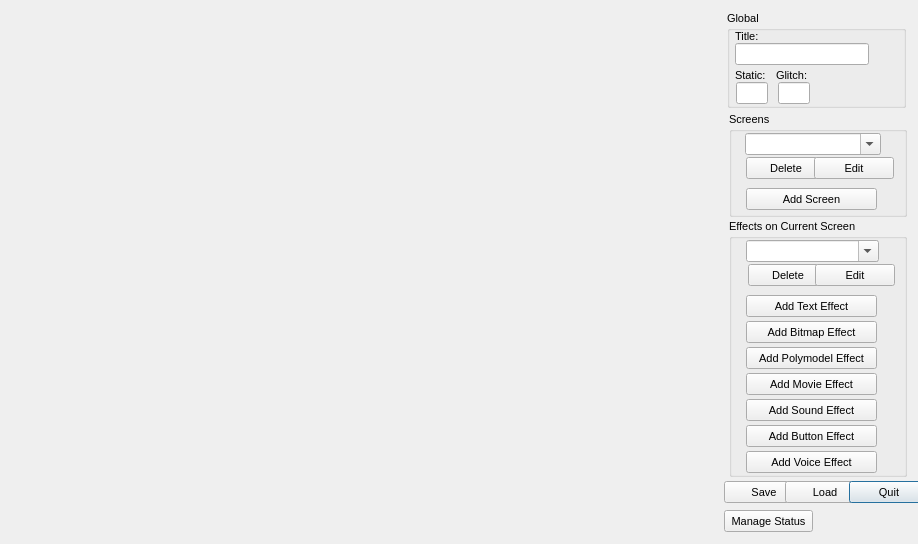
<?xml version="1.0"?>
<ui version="4.0">
  <class>BriefMainDialog</class>
  <widget class="QDialog" name="IDD_BRIEF_MAIN">
    <property name="geometry">
      <rect>
        <x>0</x>
        <y>0</y>
        <width>918</width>
        <height>544</height>
      </rect>
    </property>
    <property name="windowTitle">
      <string>Briefing Editor</string>
    </property>
    <property name="font">
      <font>
        <family>Liberation Sans</family>
        <pointsize>8</pointsize>
        <bold>false</bold>
        <italic>false</italic>
      </font>
    </property>
    <property name="enabled">
      <bool>true</bool>
    </property>
    <property name="windowFlags">
      <set>Qt::Dialog|Qt::WindowCloseButtonHint</set>
    </property>
    <property name="minimumSize">
      <size>
        <width>918</width>
        <height>544</height>
      </size>
    </property>
    <property name="maximumSize">
      <size>
        <width>918</width>
        <height>544</height>
      </size>
    </property>
    <widget class="QGroupBox" name="IDC_STATIC">
      <property name="geometry">
        <rect>
          <x>727</x>
          <y>11</y>
          <width>179</width>
          <height>97</height>
        </rect>
      </property>
      <property name="title">
        <string>Global</string>
      </property>
      <property name="visible">
        <bool>true</bool>
      </property>
      <property name="enabled">
        <bool>true</bool>
      </property>
      <property name="flat">
        <bool>false</bool>
      </property>
      <widget class="QLabel" name="IDC_STATIC_2">
        <property name="geometry">
          <rect>
            <x>8</x>
            <y>19</y>
            <width>51</width>
            <height>13</height>
          </rect>
        </property>
        <property name="text">
          <string>Title:</string>
        </property>
        <property name="visible">
          <bool>true</bool>
        </property>
        <property name="enabled">
          <bool>true</bool>
        </property>
        <property name="alignment">
          <set>Qt::AlignLeft</set>
        </property>
      </widget>
      <widget class="QLineEdit" name="IDC_BRIEF_TITLE">
        <property name="geometry">
          <rect>
            <x>8</x>
            <y>32</y>
            <width>134</width>
            <height>22</height>
          </rect>
        </property>
        <property name="visible">
          <bool>true</bool>
        </property>
        <property name="enabled">
          <bool>true</bool>
        </property>
      </widget>
      <widget class="QLabel" name="IDC_STATIC_3">
        <property name="geometry">
          <rect>
            <x>8</x>
            <y>58</y>
            <width>51</width>
            <height>13</height>
          </rect>
        </property>
        <property name="text">
          <string>Static:</string>
        </property>
        <property name="visible">
          <bool>true</bool>
        </property>
        <property name="enabled">
          <bool>true</bool>
        </property>
        <property name="alignment">
          <set>Qt::AlignLeft</set>
        </property>
      </widget>
      <widget class="QLabel" name="IDC_STATIC_4">
        <property name="geometry">
          <rect>
            <x>49</x>
            <y>58</y>
            <width>51</width>
            <height>13</height>
          </rect>
        </property>
        <property name="text">
          <string>Glitch:</string>
        </property>
        <property name="visible">
          <bool>true</bool>
        </property>
        <property name="enabled">
          <bool>true</bool>
        </property>
        <property name="alignment">
          <set>Qt::AlignLeft</set>
        </property>
      </widget>
      <widget class="QLineEdit" name="IDC_BRIEF_STATIC">
        <property name="geometry">
          <rect>
            <x>9</x>
            <y>71</y>
            <width>32</width>
            <height>22</height>
          </rect>
        </property>
        <property name="visible">
          <bool>true</bool>
        </property>
        <property name="enabled">
          <bool>true</bool>
        </property>
      </widget>
      <widget class="QLineEdit" name="IDC_BRIEF_GLITCH">
        <property name="geometry">
          <rect>
            <x>51</x>
            <y>71</y>
            <width>32</width>
            <height>22</height>
          </rect>
        </property>
        <property name="visible">
          <bool>true</bool>
        </property>
        <property name="enabled">
          <bool>true</bool>
        </property>
      </widget>
    </widget>
    <widget class="QGroupBox" name="IDC_STATIC_5">
      <property name="geometry">
        <rect>
          <x>729</x>
          <y>112</y>
          <width>178</width>
          <height>105</height>
        </rect>
      </property>
      <property name="title">
        <string>Screens</string>
      </property>
      <property name="visible">
        <bool>true</bool>
      </property>
      <property name="enabled">
        <bool>true</bool>
      </property>
      <property name="flat">
        <bool>false</bool>
      </property>
      <widget class="QComboBox" name="IDC_BRIEF_SCREEN_LIST">
        <property name="maxVisibleItems">
          <number>10</number>
        </property>
        <property name="geometry">
          <rect>
            <x>16</x>
            <y>21</y>
            <width>136</width>
            <height>22</height>
          </rect>
        </property>
        <property name="visible">
          <bool>true</bool>
        </property>
        <property name="enabled">
          <bool>true</bool>
        </property>
        <property name="editable">
          <bool>true</bool>
        </property>
      </widget>
      <widget class="QPushButton" name="IDC_BRIEF_SCREEN_DEL">
        <property name="geometry">
          <rect>
            <x>17</x>
            <y>45</y>
            <width>80</width>
            <height>22</height>
          </rect>
        </property>
        <property name="text">
          <string>Delete</string>
        </property>
        <property name="visible">
          <bool>true</bool>
        </property>
        <property name="enabled">
          <bool>true</bool>
        </property>
        <property name="default">
          <bool>false</bool>
        </property>
        <property name="autoDefault">
          <bool>false</bool>
        </property>
      </widget>
      <widget class="QPushButton" name="IDC_BRIEF_SCREEN_EDIT">
        <property name="geometry">
          <rect>
            <x>85</x>
            <y>45</y>
            <width>80</width>
            <height>22</height>
          </rect>
        </property>
        <property name="text">
          <string>Edit</string>
        </property>
        <property name="visible">
          <bool>true</bool>
        </property>
        <property name="enabled">
          <bool>true</bool>
        </property>
        <property name="default">
          <bool>false</bool>
        </property>
        <property name="autoDefault">
          <bool>false</bool>
        </property>
      </widget>
      <widget class="QPushButton" name="IDC_BRIEF_SCREEN_ADD">
        <property name="geometry">
          <rect>
            <x>17</x>
            <y>76</y>
            <width>131</width>
            <height>22</height>
          </rect>
        </property>
        <property name="text">
          <string>Add Screen</string>
        </property>
        <property name="visible">
          <bool>true</bool>
        </property>
        <property name="enabled">
          <bool>true</bool>
        </property>
        <property name="default">
          <bool>false</bool>
        </property>
        <property name="autoDefault">
          <bool>false</bool>
        </property>
      </widget>
    </widget>
    <widget class="QGroupBox" name="IDC_STATIC_6">
      <property name="geometry">
        <rect>
          <x>729</x>
          <y>219</y>
          <width>178</width>
          <height>258</height>
        </rect>
      </property>
      <property name="title">
        <string>Effects on Current Screen</string>
      </property>
      <property name="visible">
        <bool>true</bool>
      </property>
      <property name="enabled">
        <bool>true</bool>
      </property>
      <property name="flat">
        <bool>false</bool>
      </property>
      <widget class="QComboBox" name="IDC_BRIEF_EFFECT_LIST">
        <property name="maxVisibleItems">
          <number>11</number>
        </property>
        <property name="geometry">
          <rect>
            <x>17</x>
            <y>21</y>
            <width>133</width>
            <height>22</height>
          </rect>
        </property>
        <property name="visible">
          <bool>true</bool>
        </property>
        <property name="enabled">
          <bool>true</bool>
        </property>
        <property name="editable">
          <bool>true</bool>
        </property>
      </widget>
      <widget class="QPushButton" name="IDC_BRIEF_EFFECT_DEL">
        <property name="geometry">
          <rect>
            <x>19</x>
            <y>45</y>
            <width>80</width>
            <height>22</height>
          </rect>
        </property>
        <property name="text">
          <string>Delete</string>
        </property>
        <property name="visible">
          <bool>true</bool>
        </property>
        <property name="enabled">
          <bool>true</bool>
        </property>
        <property name="default">
          <bool>false</bool>
        </property>
        <property name="autoDefault">
          <bool>false</bool>
        </property>
      </widget>
      <widget class="QPushButton" name="IDC_BRIEF_EFFECT_EDIT">
        <property name="geometry">
          <rect>
            <x>86</x>
            <y>45</y>
            <width>80</width>
            <height>22</height>
          </rect>
        </property>
        <property name="text">
          <string>Edit</string>
        </property>
        <property name="visible">
          <bool>true</bool>
        </property>
        <property name="enabled">
          <bool>true</bool>
        </property>
        <property name="default">
          <bool>false</bool>
        </property>
        <property name="autoDefault">
          <bool>false</bool>
        </property>
      </widget>
      <widget class="QPushButton" name="IDC_BRIEF_EFFECT_TEXT">
        <property name="geometry">
          <rect>
            <x>17</x>
            <y>76</y>
            <width>131</width>
            <height>22</height>
          </rect>
        </property>
        <property name="text">
          <string>Add Text Effect</string>
        </property>
        <property name="visible">
          <bool>true</bool>
        </property>
        <property name="enabled">
          <bool>true</bool>
        </property>
        <property name="default">
          <bool>false</bool>
        </property>
        <property name="autoDefault">
          <bool>false</bool>
        </property>
      </widget>
      <widget class="QPushButton" name="IDC_BRIEF_EFFECT_BITMAP">
        <property name="geometry">
          <rect>
            <x>17</x>
            <y>102</y>
            <width>131</width>
            <height>22</height>
          </rect>
        </property>
        <property name="text">
          <string>Add Bitmap Effect</string>
        </property>
        <property name="visible">
          <bool>true</bool>
        </property>
        <property name="enabled">
          <bool>true</bool>
        </property>
        <property name="default">
          <bool>false</bool>
        </property>
        <property name="autoDefault">
          <bool>false</bool>
        </property>
      </widget>
      <widget class="QPushButton" name="IDC_BRIEF_EFFECT_POLYMODEL">
        <property name="geometry">
          <rect>
            <x>17</x>
            <y>128</y>
            <width>131</width>
            <height>22</height>
          </rect>
        </property>
        <property name="text">
          <string>Add Polymodel Effect</string>
        </property>
        <property name="visible">
          <bool>true</bool>
        </property>
        <property name="enabled">
          <bool>true</bool>
        </property>
        <property name="default">
          <bool>false</bool>
        </property>
        <property name="autoDefault">
          <bool>false</bool>
        </property>
      </widget>
      <widget class="QPushButton" name="IDC_BRIEF_EFFECT_MOVIE">
        <property name="geometry">
          <rect>
            <x>17</x>
            <y>154</y>
            <width>131</width>
            <height>22</height>
          </rect>
        </property>
        <property name="text">
          <string>Add Movie Effect</string>
        </property>
        <property name="visible">
          <bool>true</bool>
        </property>
        <property name="enabled">
          <bool>true</bool>
        </property>
        <property name="default">
          <bool>false</bool>
        </property>
        <property name="autoDefault">
          <bool>false</bool>
        </property>
      </widget>
      <widget class="QPushButton" name="IDC_BRIEF_EFFECT_SOUND">
        <property name="geometry">
          <rect>
            <x>17</x>
            <y>180</y>
            <width>131</width>
            <height>22</height>
          </rect>
        </property>
        <property name="text">
          <string>Add Sound Effect</string>
        </property>
        <property name="visible">
          <bool>true</bool>
        </property>
        <property name="enabled">
          <bool>true</bool>
        </property>
        <property name="default">
          <bool>false</bool>
        </property>
        <property name="autoDefault">
          <bool>false</bool>
        </property>
      </widget>
      <widget class="QPushButton" name="IDC_BRIEF_EFFECT_BUTTON">
        <property name="geometry">
          <rect>
            <x>17</x>
            <y>206</y>
            <width>131</width>
            <height>22</height>
          </rect>
        </property>
        <property name="text">
          <string>Add Button Effect</string>
        </property>
        <property name="visible">
          <bool>true</bool>
        </property>
        <property name="enabled">
          <bool>true</bool>
        </property>
        <property name="default">
          <bool>false</bool>
        </property>
        <property name="autoDefault">
          <bool>false</bool>
        </property>
      </widget>
      <widget class="QPushButton" name="IDC_BRIEF_EFFECT_VOICE">
        <property name="geometry">
          <rect>
            <x>17</x>
            <y>232</y>
            <width>131</width>
            <height>22</height>
          </rect>
        </property>
        <property name="text">
          <string>Add Voice Effect</string>
        </property>
        <property name="visible">
          <bool>true</bool>
        </property>
        <property name="enabled">
          <bool>true</bool>
        </property>
        <property name="default">
          <bool>false</bool>
        </property>
        <property name="autoDefault">
          <bool>false</bool>
        </property>
      </widget>
    </widget>
    <widget class="QLabel" name="IDC_BRIEF_PICTURE">
      <property name="geometry">
        <rect>
          <x>11</x>
          <y>11</y>
          <width>708</width>
          <height>521</height>
        </rect>
      </property>
      <property name="visible">
        <bool>true</bool>
      </property>
      <property name="enabled">
        <bool>true</bool>
      </property>
      <property name="alignment">
        <set>Qt::AlignHCenter</set>
      </property>
    </widget>
    <widget class="QPushButton" name="IDC_BRIEF_SAVE">
      <property name="geometry">
        <rect>
          <x>724</x>
          <y>481</y>
          <width>80</width>
          <height>22</height>
        </rect>
      </property>
      <property name="text">
        <string>Save</string>
      </property>
      <property name="visible">
        <bool>true</bool>
      </property>
      <property name="enabled">
        <bool>true</bool>
      </property>
      <property name="default">
        <bool>false</bool>
      </property>
      <property name="autoDefault">
        <bool>false</bool>
      </property>
    </widget>
    <widget class="QPushButton" name="IDC_LOAD">
      <property name="geometry">
        <rect>
          <x>785</x>
          <y>481</y>
          <width>80</width>
          <height>22</height>
        </rect>
      </property>
      <property name="text">
        <string>Load</string>
      </property>
      <property name="visible">
        <bool>true</bool>
      </property>
      <property name="enabled">
        <bool>true</bool>
      </property>
      <property name="default">
        <bool>true</bool>
      </property>
      <property name="autoDefault">
        <bool>true</bool>
      </property>
    </widget>
    <widget class="QPushButton" name="IDOK">
      <property name="geometry">
        <rect>
          <x>849</x>
          <y>481</y>
          <width>80</width>
          <height>22</height>
        </rect>
      </property>
      <property name="text">
        <string>Quit</string>
      </property>
      <property name="visible">
        <bool>true</bool>
      </property>
      <property name="enabled">
        <bool>true</bool>
      </property>
      <property name="default">
        <bool>true</bool>
      </property>
      <property name="autoDefault">
        <bool>true</bool>
      </property>
    </widget>
    <widget class="QPushButton" name="IDC_MANAGE">
      <property name="geometry">
        <rect>
          <x>724</x>
          <y>510</y>
          <width>89</width>
          <height>22</height>
        </rect>
      </property>
      <property name="text">
        <string>Manage Status</string>
      </property>
      <property name="visible">
        <bool>true</bool>
      </property>
      <property name="enabled">
        <bool>true</bool>
      </property>
      <property name="default">
        <bool>false</bool>
      </property>
      <property name="autoDefault">
        <bool>false</bool>
      </property>
    </widget>
    <action name="IDD_ORPHANHUNTER">
      <property name="text">
        <string>Orphan Hunter</string>
      </property>
    </action>
    <action name="IDD_REORDER_PAGES">
      <property name="text">
        <string>Reorder Net Pages</string>
      </property>
    </action>
    <action name="IDD_SHOW_ALL_CHECKED_OUT">
      <property name="text">
        <string>Show All Pages Checked Out</string>
      </property>
    </action>
    <action name="IDM_IMPORT_BITMAP">
      <property name="text">
        <string>Bitmap/Animation Converter...</string>
      </property>
    </action>
    <action name="ID_APP_ABOUT">
      <property name="text">
        <string>&amp;About editor...</string>
      </property>
    </action>
    <action name="ID_APP_EXIT">
      <property name="text">
        <string>E&amp;xit</string>
      </property>
      <property name="shortcut">
        <string>Alt+X</string>
      </property>
    </action>
    <action name="ID_BRIEFING_EDITOR">
      <property name="text">
        <string>Briefing Editor...</string>
      </property>
    </action>
    <action name="ID_BUTTON_LIGHTING">
      <property name="text">
        <string>ID_BUTTON_LIGHTING</string>
      </property>
    </action>
    <action name="ID_BUTTON_OUTLINE">
      <property name="text">
        <string>ID_BUTTON_OUTLINE</string>
      </property>
    </action>
    <action name="ID_BUTTON_WINDOWSELECTION">
      <property name="text">
        <string>ID_BUTTON_WINDOWSELECTION</string>
      </property>
    </action>
    <action name="ID_D3HELP">
      <property name="text">
        <string>Help on D3 Editor</string>
      </property>
    </action>
    <action name="ID_EDITORS_AIPROPERTIES">
      <property name="text">
        <string>AI Properties...</string>
      </property>
    </action>
    <action name="ID_EDITORS_AMBIENTSOUNDS">
      <property name="text">
        <string>Ambient Sounds...</string>
      </property>
    </action>
    <action name="ID_EDITORS_DALLAS">
      <property name="text">
        <string>Dallas Graphical Script Editor...</string>
      </property>
    </action>
    <action name="ID_EDITORS_FILES">
      <property name="text">
        <string>Files...</string>
      </property>
    </action>
    <action name="ID_EDITORS_MEGACELLS">
      <property name="text">
        <string>Megacells...</string>
      </property>
    </action>
    <action name="ID_EDIT_ADDSELECT">
      <property name="text">
        <string>Add Current Room to Selected List</string>
      </property>
    </action>
    <action name="ID_EDIT_ATTACH">
      <property name="text">
        <string>&amp;Attach</string>
      </property>
    </action>
    <action name="ID_EDIT_CLEARSELECTED">
      <property name="text">
        <string>Clear Selected List</string>
      </property>
    </action>
    <action name="ID_EDIT_COPY">
      <property name="text">
        <string>&amp;Copy</string>
      </property>
      <property name="shortcut">
        <string>Ctrl+Ins</string>
      </property>
    </action>
    <action name="ID_EDIT_CUT">
      <property name="text">
        <string>Cu&amp;t</string>
      </property>
      <property name="shortcut">
        <string>Shift+Del</string>
      </property>
    </action>
    <action name="ID_EDIT_DELETE">
      <property name="text">
        <string>&amp;Delete</string>
      </property>
    </action>
    <action name="ID_EDIT_LOADSCRAP">
      <property name="text">
        <string>Load Scrap from Disk</string>
      </property>
    </action>
    <action name="ID_EDIT_PASTE">
      <property name="text">
        <string>&amp;Paste</string>
      </property>
      <property name="shortcut">
        <string>Shift+Ins</string>
      </property>
    </action>
    <action name="ID_EDIT_PLACE">
      <property name="text">
        <string>&amp;Place in Mine</string>
      </property>
    </action>
    <action name="ID_EDIT_PLACE_TERRAIN">
      <property name="text">
        <string>&amp;Place on Terrain</string>
      </property>
    </action>
    <action name="ID_EDIT_REMOVESELECT">
      <property name="text">
        <string>Remove Current Room from Selected List</string>
      </property>
    </action>
    <action name="ID_EDIT_SAVESCRAP">
      <property name="text">
        <string>Save Scrap to Disk</string>
      </property>
    </action>
    <action name="ID_EDIT_SELECTATTACHED">
      <property name="text">
        <string>Select All Rooms Attached to Current Room</string>
      </property>
    </action>
    <action name="ID_EDIT_UNDO">
      <property name="text">
        <string>&amp;Undo</string>
      </property>
      <property name="shortcut">
        <string>Alt+Backspace</string>
      </property>
    </action>
    <action name="ID_FILE_AUTOSAVE">
      <property name="text">
        <string>Autosave</string>
      </property>
      <property name="checkable">
        <bool>true</bool>
      </property>
    </action>
    <action name="ID_FILE_CHECKMINE">
      <property name="text">
        <string>&amp;Check Mine</string>
      </property>
    </action>
    <action name="ID_FILE_FIXCRACKS">
      <property name="text">
        <string>Fix Level Cracks</string>
      </property>
    </action>
    <action name="ID_FILE_FIXDEGENERATEFACES">
      <property name="text">
        <string>Fix/Remove Degenerate Faces</string>
      </property>
    </action>
    <action name="ID_FILE_IMPORT_ROOM">
      <property name="text">
        <string>Import 3DSMax Room</string>
      </property>
    </action>
    <action name="ID_FILE_INFORMATION">
      <property name="text">
        <string>&amp;Information</string>
      </property>
      <property name="shortcut">
        <string>Alt+I</string>
      </property>
    </action>
    <action name="ID_FILE_LEAVE_EDITOR">
      <property name="text">
        <string>Go to main menu...</string>
      </property>
    </action>
    <action name="ID_FILE_LEVELPROPS">
      <property name="text">
        <string>Set Selected Room(s) Properties</string>
      </property>
    </action>
    <action name="ID_FILE_LEVEL_INFO">
      <property name="text">
        <string>Edit Level Info...</string>
      </property>
    </action>
    <action name="ID_FILE_MRU_FILE1">
      <property name="text">
        <string>Recent File</string>
      </property>
      <property name="enabled">
        <bool>false</bool>
      </property>
    </action>
    <action name="ID_FILE_NEW">
      <property name="text">
        <string>&amp;New</string>
      </property>
      <property name="shortcut">
        <string>Ctrl+N</string>
      </property>
    </action>
    <action name="ID_FILE_OPEN">
      <property name="text">
        <string>&amp;Open...</string>
      </property>
      <property name="shortcut">
        <string>Ctrl+O</string>
      </property>
    </action>
    <action name="ID_FILE_PLAY640X480">
      <property name="text">
        <string>&amp;Play in 640 x 480</string>
      </property>
      <property name="shortcut">
        <string>Alt+P</string>
      </property>
    </action>
    <action name="ID_FILE_PREFERENCES">
      <property name="text">
        <string>Preferences</string>
      </property>
    </action>
    <action name="ID_FILE_PRINT">
      <property name="text">
        <string>&amp;Print...</string>
      </property>
      <property name="shortcut">
        <string>Ctrl+P</string>
      </property>
    </action>
    <action name="ID_FILE_PRINT_PREVIEW">
      <property name="text">
        <string>Print Pre&amp;view</string>
      </property>
    </action>
    <action name="ID_FILE_PRINT_SETUP">
      <property name="text">
        <string>P&amp;rint Setup...</string>
      </property>
    </action>
    <action name="ID_FILE_REMOVEDUPLICATEFACESFROMCURRENTROOM">
      <property name="text">
        <string>Remove Duplicate Faces from Current Room</string>
      </property>
    </action>
    <action name="ID_FILE_REMOVEEXTRAPOINTS">
      <property name="text">
        <string>Remove Extra Points</string>
      </property>
    </action>
    <action name="ID_FILE_RESTOREGAMESTATE">
      <property name="text">
        <string>Restore Gamestate</string>
      </property>
    </action>
    <action name="ID_FILE_SAVE">
      <property name="text">
        <string>&amp;Save</string>
      </property>
      <property name="shortcut">
        <string>Ctrl+S</string>
      </property>
    </action>
    <action name="ID_FILE_SAVEGOALTEXT">
      <property name="text">
        <string>Save Goal Text to File</string>
      </property>
    </action>
    <action name="ID_FILE_SAVE_AS">
      <property name="text">
        <string>Save &amp;As...</string>
      </property>
    </action>
    <action name="ID_FILE_SAVE_COPY_AS">
      <property name="text">
        <string>Save Copy &amp;As...</string>
      </property>
    </action>
    <action name="ID_FILE_STATS">
      <property name="text">
        <string>Show Level Stats</string>
      </property>
    </action>
    <action name="ID_FILE_UPDATE">
      <property name="text">
        <string>&amp;Update</string>
      </property>
      <property name="shortcut">
        <string>Ctrl+S</string>
      </property>
    </action>
    <action name="ID_FILE_VERIFY_LEVEL">
      <property name="text">
        <string>Verify Level</string>
      </property>
    </action>
    <action name="ID_HOTSPOT_TGA">
      <property name="text">
        <string>HotSpot TGA Extractor...</string>
      </property>
    </action>
    <action name="ID_MINE_VIEW">
      <property name="text">
        <string>Mine View</string>
      </property>
      <property name="shortcut">
        <string>F2</string>
      </property>
    </action>
    <action name="ID_OBJBUTTON">
      <property name="text">
        <string>ID_OBJBUTTON</string>
      </property>
    </action>
    <action name="ID_OBJECT_DELETEOBJECT">
      <property name="text">
        <string>Delete Object</string>
      </property>
      <property name="shortcut">
        <string>Del</string>
      </property>
    </action>
    <action name="ID_OBJECT_MOVEPLAYER">
      <property name="text">
        <string>Move Player 0 to Viewer</string>
      </property>
    </action>
    <action name="ID_OBJECT_PLACECAMERAATCURRENTFACE">
      <property name="text">
        <string>Create New Camera at Current Face</string>
      </property>
    </action>
    <action name="ID_OBJECT_PLACECAMERAATVIEWER">
      <property name="text">
        <string>Create New Camera at Viewer</string>
      </property>
    </action>
    <action name="ID_OBJECT_PLACEOBJECT">
      <property name="text">
        <string>Place Object</string>
      </property>
      <property name="shortcut">
        <string>Ins</string>
      </property>
    </action>
    <action name="ID_OBJECT_PLACESOUNDSOURCEATVIEWER">
      <property name="text">
        <string>Create SoundSource at Viewer</string>
      </property>
    </action>
    <action name="ID_OBJECT_PLACEWAYPOINTATVIEWER">
      <property name="text">
        <string>Place Waypoint at Viewer</string>
      </property>
    </action>
    <action name="ID_OBJECT_SELECTBYNUMBER">
      <property name="text">
        <string>Select Object By Number</string>
      </property>
    </action>
    <action name="ID_OBJECT_SETCAMERAFROMVIEWER">
      <property name="text">
        <string>Move Camera to Viewer</string>
      </property>
    </action>
    <action name="ID_OBJECT_SETVIEWERFROMCAMERA">
      <property name="text">
        <string>Move Viewer to Camera</string>
      </property>
    </action>
    <action name="ID_OSIRISCOMPILE">
      <property name="text">
        <string>ID_OSIRISCOMPILE</string>
      </property>
    </action>
    <action name="ID_REINIT_OPENGL">
      <property name="text">
        <string>ID_REINIT_OPENGL</string>
      </property>
    </action>
    <action name="ID_ROOM_ADD">
      <property name="text">
        <string>&amp;Add Room at Current Face</string>
      </property>
      <property name="shortcut">
        <string>Shift+A</string>
      </property>
    </action>
    <action name="ID_ROOM_ADDVERTTONEWFACE">
      <property name="text">
        <string>Add Vert to New Face</string>
      </property>
      <property name="shortcut">
        <string>Shift+V</string>
      </property>
    </action>
    <action name="ID_ROOM_ATTACHROOM">
      <property name="text">
        <string>Attach Room</string>
      </property>
    </action>
    <action name="ID_ROOM_BUILDBRIDGE">
      <property name="text">
        <string>&amp;Build Bridge</string>
      </property>
    </action>
    <action name="ID_ROOM_BUILDSMOOTHBRIDGE">
      <property name="text">
        <string>Build Smooth Bridge</string>
      </property>
      <property name="shortcut">
        <string>Ctrl+B</string>
      </property>
    </action>
    <action name="ID_ROOM_CLEARCENTERPOINT">
      <property name="text">
        <string>Clear Center Point</string>
      </property>
    </action>
    <action name="ID_ROOM_COMBINE">
      <property name="text">
        <string>Combine Rooms</string>
      </property>
    </action>
    <action name="ID_ROOM_DELETE">
      <property name="text">
        <string>Delete Current Room</string>
      </property>
    </action>
    <action name="ID_ROOM_DELETECONNECTEDFACES">
      <property name="text">
        <string>Delete Connected Faces</string>
      </property>
    </action>
    <action name="ID_ROOM_DELETEFACE">
      <property name="text">
        <string>Delete Current Face</string>
      </property>
    </action>
    <action name="ID_ROOM_DELETEPORTAL">
      <property name="text">
        <string>Delete Current Portal</string>
      </property>
    </action>
    <action name="ID_ROOM_DELETEVERT">
      <property name="text">
        <string>Delete Current Vert From Face</string>
      </property>
    </action>
    <action name="ID_ROOM_DROPROOM">
      <property name="text">
        <string>Drop Room</string>
      </property>
    </action>
    <action name="ID_ROOM_FACE_ADDVERTTOEDGE">
      <property name="text">
        <string>Add Vert To Edge</string>
      </property>
    </action>
    <action name="ID_ROOM_FACE_DELETEVERTONEDGE">
      <property name="text">
        <string>Delete Vert on Edge</string>
      </property>
    </action>
    <action name="ID_ROOM_FACE_MOVEVERTONEDGE">
      <property name="text">
        <string>Move Vert on Edge</string>
      </property>
    </action>
    <action name="ID_ROOM_FACE_SPLITFACE">
      <property name="text">
        <string>Split Face</string>
      </property>
    </action>
    <action name="ID_ROOM_FINISHNEWFACE">
      <property name="text">
        <string>Add Last Point to New Face (Finish Face)</string>
      </property>
    </action>
    <action name="ID_ROOM_GRABTEXTURE">
      <property name="text">
        <string>Grab Texture</string>
      </property>
      <property name="shortcut">
        <string>G</string>
      </property>
    </action>
    <action name="ID_ROOM_JOINROOMS">
      <property name="text">
        <string>Join Rooms</string>
      </property>
    </action>
    <action name="ID_ROOM_JOINROOMSEXACT">
      <property name="text">
        <string>Join Rooms Exact</string>
      </property>
    </action>
    <action name="ID_ROOM_JOIN_ADJACENT_FACES">
      <property name="text">
        <string>Join Adjacent Faces</string>
      </property>
    </action>
    <action name="ID_ROOM_LINKTONEWEXTERNAL">
      <property name="text">
        <string>Link Room to New External Room</string>
      </property>
    </action>
    <action name="ID_ROOM_MARK">
      <property name="text">
        <string>&amp;Mark Room/Face</string>
      </property>
      <property name="shortcut">
        <string>Ctrl+M</string>
      </property>
    </action>
    <action name="ID_ROOM_MERGEOBJECTINTOROOM">
      <property name="text">
        <string>Merge Object into Room</string>
      </property>
    </action>
    <action name="ID_ROOM_NEXTFACE">
      <property name="text">
        <string>Next Face</string>
      </property>
      <property name="shortcut">
        <string>F</string>
      </property>
    </action>
    <action name="ID_ROOM_PLACEROOM">
      <property name="text">
        <string>Place Room at Current Room</string>
      </property>
    </action>
    <action name="ID_ROOM_PLACETERRAINROOM">
      <property name="text">
        <string>Place Room at Current Terrain Cell</string>
      </property>
    </action>
    <action name="ID_ROOM_PREVIOUSFACE">
      <property name="text">
        <string>Previous Face</string>
      </property>
      <property name="shortcut">
        <string>Shift+F</string>
      </property>
    </action>
    <action name="ID_ROOM_PROPAGATETOADJACENTCOPLANARFACES">
      <property name="text">
        <string>Propagate to Adjacent Coplanar Faces</string>
      </property>
      <property name="shortcut">
        <string>Ctrl+F</string>
      </property>
    </action>
    <action name="ID_ROOM_PROPAGATETOALL">
      <property name="text">
        <string>Propagate to All Faces in Room</string>
      </property>
      <property name="shortcut">
        <string>Shift+R</string>
      </property>
    </action>
    <action name="ID_ROOM_RENAMEROOM">
      <property name="text">
        <string>Rename Room</string>
      </property>
      <property name="shortcut">
        <string>Ctrl+R</string>
      </property>
    </action>
    <action name="ID_ROOM_ROTATEPLACEDROOM45DEGREES">
      <property name="text">
        <string>Rotate Placed Room 45 Degrees</string>
      </property>
    </action>
    <action name="ID_ROOM_SAVECURRENTROOM">
      <property name="text">
        <string>Save Current Room</string>
      </property>
    </action>
    <action name="ID_ROOM_SELECTBYNUMBER">
      <property name="text">
        <string>Select Room by Number</string>
      </property>
    </action>
    <action name="ID_ROOM_SELECTFACEBYNUMBER">
      <property name="text">
        <string>Select Face by Number</string>
      </property>
    </action>
    <action name="ID_ROOM_SETCENTERFROMVIEWER">
      <property name="text">
        <string>Set Room Center from Viewer</string>
      </property>
    </action>
    <action name="ID_ROOM_SNAPPLACEDROOM">
      <property name="text">
        <string>Snap Placed Room</string>
      </property>
    </action>
    <action name="ID_ROOM_SNAPPOINTTOEDGE">
      <property name="text">
        <string>Snap Point to Edge</string>
      </property>
    </action>
    <action name="ID_ROOM_SNAPPOINTTOFACE">
      <property name="text">
        <string>Snap Point to Face</string>
      </property>
    </action>
    <action name="ID_ROOM_SNAPPOINTTOPOINT">
      <property name="text">
        <string>Snap Point to Point</string>
      </property>
    </action>
    <action name="ID_ROOM_SPLITFACE">
      <property name="text">
        <string>Triangulate face</string>
      </property>
    </action>
    <action name="ID_ROOM_STARTNEWFACE">
      <property name="text">
        <string>Add First Point to New Face (Start Face)</string>
      </property>
    </action>
    <action name="ID_ROOM_SWAPMAKEDANDCURRENTROOMFACE">
      <property name="text">
        <string>Swap Marked and Current Room/Face</string>
      </property>
    </action>
    <action name="ID_ROOM_UNDOSNAP">
      <property name="text">
        <string>Undo Snap</string>
      </property>
    </action>
    <action name="ID_ROOM_UNPLACEROOM">
      <property name="text">
        <string>Un-place Room/Group/Door</string>
      </property>
    </action>
    <action name="ID_ROOM_VIEW">
      <property name="text">
        <string>Room View</string>
      </property>
      <property name="shortcut">
        <string>F4</string>
      </property>
    </action>
    <action name="ID_SCRIPT_LEVEL_INTERFACE">
      <property name="text">
        <string>Levels and Scripts...</string>
      </property>
    </action>
    <action name="ID_SUBEDITORS_FONT">
      <property name="text">
        <string>Font Editor...</string>
      </property>
    </action>
    <action name="ID_SUBEDITORS_HOGMAKER">
      <property name="text">
        <string>Hog Maker...</string>
      </property>
    </action>
    <action name="ID_SUBEDITORS_TABLEFILEEDIT">
      <property name="text">
        <string>Table File Text Editor...</string>
      </property>
    </action>
    <action name="ID_SUBEDITORS_TABLEFILEFILTER">
      <property name="text">
        <string>Table File Filter...</string>
      </property>
    </action>
    <action name="ID_TABLEEDIT_FILE_EXIT">
      <property name="text">
        <string>&amp;Exit</string>
      </property>
    </action>
    <action name="ID_TABLEEDIT_FILE_LOAD">
      <property name="text">
        <string>&amp;Load...</string>
      </property>
    </action>
    <action name="ID_TABLEEDIT_FILE_SAVE">
      <property name="text">
        <string>&amp;Save</string>
      </property>
    </action>
    <action name="ID_TABLEEDIT_FILE_SAVE_AS">
      <property name="text">
        <string>S&amp;ave as...</string>
      </property>
    </action>
    <action name="ID_TABLEFILTER_FILE_EXIT">
      <property name="text">
        <string>Exit</string>
      </property>
    </action>
    <action name="ID_TABLEFILTER_FILE_LOAD">
      <property name="text">
        <string>Load...</string>
      </property>
    </action>
    <action name="ID_TABLEFILTER_FILE_NEW">
      <property name="text">
        <string>New</string>
      </property>
    </action>
    <action name="ID_TABLEFILTER_FILE_SAVE">
      <property name="text">
        <string>Save</string>
      </property>
    </action>
    <action name="ID_TABLEFILTER_FILE_SAVEAS">
      <property name="text">
        <string>Save as...</string>
      </property>
    </action>
    <action name="ID_TERRAIN_VIEW">
      <property name="text">
        <string>Terrain View</string>
      </property>
      <property name="shortcut">
        <string>F3</string>
      </property>
    </action>
    <action name="ID_TEST_TEST1">
      <property name="text">
        <string>Test function 1</string>
      </property>
    </action>
    <action name="ID_TEST_TEST2">
      <property name="text">
        <string>Test function 2</string>
      </property>
    </action>
    <action name="ID_TEST_TEST3">
      <property name="text">
        <string>Test function 3</string>
      </property>
    </action>
    <action name="ID_TOOLS_WORLD_OBJECTS_BUILDINGS">
      <property name="text">
        <string>Buildings...</string>
      </property>
    </action>
    <action name="ID_TOOLS_WORLD_OBJECTS_CLUTTER">
      <property name="text">
        <string>Clutter...</string>
      </property>
    </action>
    <action name="ID_TOOLS_WORLD_OBJECTS_DOOR">
      <property name="text">
        <string>Doors...</string>
      </property>
    </action>
    <action name="ID_TOOLS_WORLD_OBJECTS_LIGHTS">
      <property name="text">
        <string>Lights...</string>
      </property>
    </action>
    <action name="ID_TOOLS_WORLD_OBJECTS_PLAYER">
      <property name="text">
        <string>Player Ships...</string>
      </property>
    </action>
    <action name="ID_TOOLS_WORLD_OBJECTS_POWERUPS">
      <property name="text">
        <string>Powerups...</string>
      </property>
    </action>
    <action name="ID_TOOLS_WORLD_OBJECTS_ROBOTS">
      <property name="text">
        <string>Robots...</string>
      </property>
    </action>
    <action name="ID_TOOLS_WORLD_OBJECTS_SOUND">
      <property name="text">
        <string>Sounds...</string>
      </property>
    </action>
    <action name="ID_TOOLS_WORLD_TEXTURES">
      <property name="text">
        <string>Textures...</string>
      </property>
    </action>
    <action name="ID_TOOLS_WORLD_WEAPONS">
      <property name="text">
        <string>Weapons...</string>
      </property>
    </action>
    <action name="ID_VIEW_CENTERONCUBE">
      <property name="text">
        <string>Center on Current &amp;Room</string>
      </property>
      <property name="shortcut">
        <string>Home</string>
      </property>
    </action>
    <action name="ID_VIEW_CENTERONMINE">
      <property name="text">
        <string>Center on &amp;Mine Origin</string>
      </property>
    </action>
    <action name="ID_VIEW_CENTERONOBJECT">
      <property name="text">
        <string>Center on Current &amp;Object</string>
      </property>
    </action>
    <action name="ID_VIEW_DELETEVIEWER">
      <property name="text">
        <string>Delete Viewer</string>
      </property>
    </action>
    <action name="ID_VIEW_FLIP">
      <property name="text">
        <string>Flip Viewer</string>
      </property>
      <property name="shortcut">
        <string>/</string>
      </property>
    </action>
    <action name="ID_VIEW_KEYPAD_TOGGLE">
      <property name="text">
        <string>Keypad</string>
      </property>
      <property name="shortcut">
        <string>F10</string>
      </property>
    </action>
    <action name="ID_VIEW_MOVECAMERATOCURRENTOBJECT">
      <property name="text">
        <string>Move camera to Current Object</string>
      </property>
    </action>
    <action name="ID_VIEW_MOVECAMERATOSELECTEDFACE">
      <property name="text">
        <string>Move camera to &amp;Current Face</string>
      </property>
      <property name="shortcut">
        <string>Shift+C</string>
      </property>
    </action>
    <action name="ID_VIEW_MOVECAMERATOSELECTEDROOM">
      <property name="text">
        <string>Move camera to &amp;Current Room</string>
      </property>
      <property name="shortcut">
        <string>C</string>
      </property>
    </action>
    <action name="ID_VIEW_NEWVIEWER">
      <property name="text">
        <string>New Viewer</string>
      </property>
    </action>
    <action name="ID_VIEW_NEXTVIEWER">
      <property name="text">
        <string>Next Viewer</string>
      </property>
    </action>
    <action name="ID_VIEW_RESETVIEWRADIUS">
      <property name="text">
        <string>Reset View Radius</string>
      </property>
    </action>
    <action name="ID_VIEW_SHOWOBJECTSINWIREFRAMEVIEW">
      <property name="text">
        <string>Show objects in Wireframe view</string>
      </property>
    </action>
    <action name="ID_VIEW_SHOWVIEWERFORWARDVECTOR">
      <property name="text">
        <string>Show Viewer Forward Vector</string>
      </property>
    </action>
    <action name="ID_VIEW_STATUS_BAR">
      <property name="text">
        <string>&amp;Status Bar</string>
      </property>
    </action>
    <action name="ID_VIEW_TEXTUREMINE">
      <property name="text">
        <string>Te&amp;xtured view</string>
      </property>
    </action>
    <action name="ID_VIEW_TOOLBAR">
      <property name="text">
        <string>&amp;Toolbar</string>
      </property>
    </action>
    <action name="ID_VIEW_VIEWPROP">
      <property name="text">
        <string>Display Viewer Properties</string>
      </property>
    </action>
    <action name="ID_VIEW_WIREFRAMEMINE">
      <property name="text">
        <string>&amp;Wireframe view</string>
      </property>
    </action>
    <action name="ID_WINDOW_CASCADE">
      <property name="text">
        <string>&amp;Cascade</string>
      </property>
    </action>
    <action name="ID_WINDOW_TILE">
      <property name="text">
        <string>&amp;Tile</string>
      </property>
    </action>
    <action name="ID_ZBUTTON">
      <property name="text">
        <string>ID_ZBUTTON</string>
      </property>
    </action>
  </widget>
</ui>
